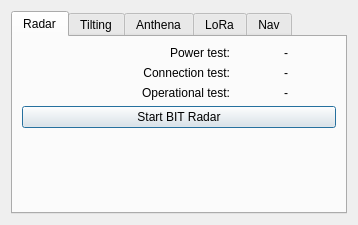
<?xml version="1.0" encoding="UTF-8"?>
<ui version="4.0">
 <class>DialogBIT</class>
 <widget class="QDialog" name="DialogBIT">
  <property name="geometry">
   <rect>
    <x>0</x>
    <y>0</y>
    <width>358</width>
    <height>225</height>
   </rect>
  </property>
  <property name="sizePolicy">
   <sizepolicy hsizetype="Fixed" vsizetype="Fixed">
    <horstretch>0</horstretch>
    <verstretch>0</verstretch>
   </sizepolicy>
  </property>
  <property name="minimumSize">
   <size>
    <width>330</width>
    <height>220</height>
   </size>
  </property>
  <property name="maximumSize">
   <size>
    <width>360</width>
    <height>230</height>
   </size>
  </property>
  <property name="windowTitle">
   <string>Subsitems BIT</string>
  </property>
  <layout class="QVBoxLayout" name="verticalLayout">
   <item>
    <widget class="QTabWidget" name="tabWidget">
     <property name="currentIndex">
      <number>0</number>
     </property>
     <widget class="QWidget" name="tab">
      <attribute name="title">
       <string>Radar</string>
      </attribute>
      <layout class="QVBoxLayout" name="verticalLayout_2">
       <item>
        <layout class="QHBoxLayout" name="horizontalLayout_40">
         <item>
          <widget class="QLabel" name="label_5">
           <property name="text">
            <string>Power test:</string>
           </property>
           <property name="alignment">
            <set>Qt::AlignRight|Qt::AlignTrailing|Qt::AlignVCenter</set>
           </property>
          </widget>
         </item>
         <item>
          <widget class="QLabel" name="labelRadarPowerTest">
           <property name="maximumSize">
            <size>
             <width>100</width>
             <height>16777215</height>
            </size>
           </property>
           <property name="text">
            <string>-</string>
           </property>
           <property name="alignment">
            <set>Qt::AlignCenter</set>
           </property>
          </widget>
         </item>
        </layout>
       </item>
       <item>
        <layout class="QHBoxLayout" name="horizontalLayout_41">
         <item>
          <widget class="QLabel" name="label_6">
           <property name="text">
            <string>Connection test:</string>
           </property>
           <property name="alignment">
            <set>Qt::AlignRight|Qt::AlignTrailing|Qt::AlignVCenter</set>
           </property>
          </widget>
         </item>
         <item>
          <widget class="QLabel" name="labelRadarConnTest">
           <property name="maximumSize">
            <size>
             <width>100</width>
             <height>16777215</height>
            </size>
           </property>
           <property name="text">
            <string>-</string>
           </property>
           <property name="alignment">
            <set>Qt::AlignCenter</set>
           </property>
          </widget>
         </item>
        </layout>
       </item>
       <item>
        <layout class="QHBoxLayout" name="horizontalLayout_42">
         <item>
          <widget class="QLabel" name="label_7">
           <property name="text">
            <string>Operational test:</string>
           </property>
           <property name="alignment">
            <set>Qt::AlignRight|Qt::AlignTrailing|Qt::AlignVCenter</set>
           </property>
          </widget>
         </item>
         <item>
          <widget class="QLabel" name="labelRadarOpTest">
           <property name="maximumSize">
            <size>
             <width>100</width>
             <height>16777215</height>
            </size>
           </property>
           <property name="text">
            <string>-</string>
           </property>
           <property name="alignment">
            <set>Qt::AlignCenter</set>
           </property>
          </widget>
         </item>
        </layout>
       </item>
       <item>
        <widget class="QPushButton" name="pushButtonBITRadar">
         <property name="text">
          <string>Start BIT Radar</string>
         </property>
        </widget>
       </item>
       <item>
        <spacer name="verticalSpacer_5">
         <property name="orientation">
          <enum>Qt::Vertical</enum>
         </property>
         <property name="sizeHint" stdset="0">
          <size>
           <width>20</width>
           <height>40</height>
          </size>
         </property>
        </spacer>
       </item>
      </layout>
     </widget>
     <widget class="QWidget" name="tab_2">
      <attribute name="title">
       <string>Tilting</string>
      </attribute>
      <layout class="QVBoxLayout" name="verticalLayout_3">
       <item>
        <layout class="QHBoxLayout" name="horizontalLayout_44">
         <item>
          <widget class="QLabel" name="label_9">
           <property name="text">
            <string>Power test:</string>
           </property>
           <property name="alignment">
            <set>Qt::AlignRight|Qt::AlignTrailing|Qt::AlignVCenter</set>
           </property>
          </widget>
         </item>
         <item>
          <widget class="QLabel" name="labelTiltingPowerTest">
           <property name="maximumSize">
            <size>
             <width>100</width>
             <height>16777215</height>
            </size>
           </property>
           <property name="text">
            <string>-</string>
           </property>
           <property name="alignment">
            <set>Qt::AlignCenter</set>
           </property>
          </widget>
         </item>
        </layout>
       </item>
       <item>
        <layout class="QHBoxLayout" name="horizontalLayout_43">
         <item>
          <widget class="QLabel" name="label_8">
           <property name="text">
            <string>Connection test:</string>
           </property>
           <property name="alignment">
            <set>Qt::AlignRight|Qt::AlignTrailing|Qt::AlignVCenter</set>
           </property>
          </widget>
         </item>
         <item>
          <widget class="QLabel" name="labelTiltingConTest">
           <property name="maximumSize">
            <size>
             <width>100</width>
             <height>16777215</height>
            </size>
           </property>
           <property name="text">
            <string>-</string>
           </property>
           <property name="alignment">
            <set>Qt::AlignCenter</set>
           </property>
          </widget>
         </item>
        </layout>
       </item>
       <item>
        <layout class="QHBoxLayout" name="horizontalLayout_45">
         <item>
          <widget class="QLabel" name="label_10">
           <property name="text">
            <string>Operational test:</string>
           </property>
           <property name="alignment">
            <set>Qt::AlignRight|Qt::AlignTrailing|Qt::AlignVCenter</set>
           </property>
          </widget>
         </item>
         <item>
          <widget class="QLabel" name="labelTiltingOpTest">
           <property name="maximumSize">
            <size>
             <width>100</width>
             <height>16777215</height>
            </size>
           </property>
           <property name="text">
            <string>-</string>
           </property>
           <property name="alignment">
            <set>Qt::AlignCenter</set>
           </property>
          </widget>
         </item>
        </layout>
       </item>
       <item>
        <widget class="QPushButton" name="pushButtonBITTilting">
         <property name="text">
          <string>Start BIT Tilting</string>
         </property>
        </widget>
       </item>
       <item>
        <spacer name="verticalSpacer_4">
         <property name="orientation">
          <enum>Qt::Vertical</enum>
         </property>
         <property name="sizeHint" stdset="0">
          <size>
           <width>20</width>
           <height>40</height>
          </size>
         </property>
        </spacer>
       </item>
      </layout>
     </widget>
     <widget class="QWidget" name="tab_3">
      <attribute name="title">
       <string>Anthena</string>
      </attribute>
      <layout class="QVBoxLayout" name="verticalLayout_4">
       <item>
        <layout class="QHBoxLayout" name="horizontalLayout_51">
         <item>
          <widget class="QLabel" name="label_16">
           <property name="text">
            <string>Power test:</string>
           </property>
           <property name="alignment">
            <set>Qt::AlignRight|Qt::AlignTrailing|Qt::AlignVCenter</set>
           </property>
          </widget>
         </item>
         <item>
          <widget class="QLabel" name="labelAnthSWPowerTest">
           <property name="maximumSize">
            <size>
             <width>100</width>
             <height>16777215</height>
            </size>
           </property>
           <property name="text">
            <string>-</string>
           </property>
           <property name="alignment">
            <set>Qt::AlignCenter</set>
           </property>
          </widget>
         </item>
        </layout>
       </item>
       <item>
        <layout class="QHBoxLayout" name="horizontalLayout_49">
         <item>
          <widget class="QLabel" name="label_14">
           <property name="text">
            <string>Connection test:</string>
           </property>
           <property name="alignment">
            <set>Qt::AlignRight|Qt::AlignTrailing|Qt::AlignVCenter</set>
           </property>
          </widget>
         </item>
         <item>
          <widget class="QLabel" name="labelAnthSWConTest">
           <property name="maximumSize">
            <size>
             <width>100</width>
             <height>16777215</height>
            </size>
           </property>
           <property name="text">
            <string>-</string>
           </property>
           <property name="alignment">
            <set>Qt::AlignCenter</set>
           </property>
          </widget>
         </item>
        </layout>
       </item>
       <item>
        <layout class="QHBoxLayout" name="horizontalLayout_50">
         <item>
          <widget class="QLabel" name="label_15">
           <property name="text">
            <string>Operational test:</string>
           </property>
           <property name="alignment">
            <set>Qt::AlignRight|Qt::AlignTrailing|Qt::AlignVCenter</set>
           </property>
          </widget>
         </item>
         <item>
          <widget class="QLabel" name="labelAnthSWOpTest">
           <property name="maximumSize">
            <size>
             <width>100</width>
             <height>16777215</height>
            </size>
           </property>
           <property name="text">
            <string>-</string>
           </property>
           <property name="alignment">
            <set>Qt::AlignCenter</set>
           </property>
          </widget>
         </item>
        </layout>
       </item>
       <item>
        <widget class="QPushButton" name="pushButtonBITAnthenaSW">
         <property name="text">
          <string>Start BIT Anthena</string>
         </property>
        </widget>
       </item>
       <item>
        <spacer name="verticalSpacer_3">
         <property name="orientation">
          <enum>Qt::Vertical</enum>
         </property>
         <property name="sizeHint" stdset="0">
          <size>
           <width>20</width>
           <height>40</height>
          </size>
         </property>
        </spacer>
       </item>
      </layout>
     </widget>
     <widget class="QWidget" name="tab_4">
      <attribute name="title">
       <string>LoRa</string>
      </attribute>
      <layout class="QVBoxLayout" name="verticalLayout_5">
       <item>
        <layout class="QHBoxLayout" name="horizontalLayout_54">
         <item>
          <widget class="QLabel" name="label_19">
           <property name="text">
            <string>Power test:</string>
           </property>
           <property name="alignment">
            <set>Qt::AlignRight|Qt::AlignTrailing|Qt::AlignVCenter</set>
           </property>
          </widget>
         </item>
         <item>
          <widget class="QLabel" name="labelLoraPowerTest">
           <property name="maximumSize">
            <size>
             <width>100</width>
             <height>16777215</height>
            </size>
           </property>
           <property name="text">
            <string>-</string>
           </property>
           <property name="alignment">
            <set>Qt::AlignCenter</set>
           </property>
          </widget>
         </item>
        </layout>
       </item>
       <item>
        <layout class="QHBoxLayout" name="horizontalLayout_52">
         <item>
          <widget class="QLabel" name="label_17">
           <property name="text">
            <string>Connection test:</string>
           </property>
           <property name="alignment">
            <set>Qt::AlignRight|Qt::AlignTrailing|Qt::AlignVCenter</set>
           </property>
          </widget>
         </item>
         <item>
          <widget class="QLabel" name="labelLoraConTest">
           <property name="maximumSize">
            <size>
             <width>100</width>
             <height>16777215</height>
            </size>
           </property>
           <property name="text">
            <string>-</string>
           </property>
           <property name="alignment">
            <set>Qt::AlignCenter</set>
           </property>
          </widget>
         </item>
        </layout>
       </item>
       <item>
        <layout class="QHBoxLayout" name="horizontalLayout_53">
         <item>
          <widget class="QLabel" name="label_18">
           <property name="text">
            <string>Operational test:</string>
           </property>
           <property name="alignment">
            <set>Qt::AlignRight|Qt::AlignTrailing|Qt::AlignVCenter</set>
           </property>
          </widget>
         </item>
         <item>
          <widget class="QLabel" name="labelLoraOpTest">
           <property name="maximumSize">
            <size>
             <width>100</width>
             <height>16777215</height>
            </size>
           </property>
           <property name="text">
            <string>-</string>
           </property>
           <property name="alignment">
            <set>Qt::AlignCenter</set>
           </property>
          </widget>
         </item>
        </layout>
       </item>
       <item>
        <widget class="QPushButton" name="pushButtonBITLora">
         <property name="text">
          <string>Start BIT LoRa</string>
         </property>
        </widget>
       </item>
       <item>
        <spacer name="verticalSpacer_2">
         <property name="orientation">
          <enum>Qt::Vertical</enum>
         </property>
         <property name="sizeHint" stdset="0">
          <size>
           <width>20</width>
           <height>40</height>
          </size>
         </property>
        </spacer>
       </item>
      </layout>
     </widget>
     <widget class="QWidget" name="tab_5">
      <attribute name="title">
       <string>Nav</string>
      </attribute>
      <layout class="QVBoxLayout" name="verticalLayout_6">
       <item>
        <layout class="QHBoxLayout" name="horizontalLayout_57">
         <item>
          <widget class="QLabel" name="label_22">
           <property name="text">
            <string>Power test:</string>
           </property>
           <property name="alignment">
            <set>Qt::AlignRight|Qt::AlignTrailing|Qt::AlignVCenter</set>
           </property>
          </widget>
         </item>
         <item>
          <widget class="QLabel" name="labelNavPowerTest">
           <property name="maximumSize">
            <size>
             <width>100</width>
             <height>16777215</height>
            </size>
           </property>
           <property name="text">
            <string>-</string>
           </property>
           <property name="alignment">
            <set>Qt::AlignCenter</set>
           </property>
          </widget>
         </item>
        </layout>
       </item>
       <item>
        <layout class="QHBoxLayout" name="horizontalLayout_55">
         <item>
          <widget class="QLabel" name="label_20">
           <property name="text">
            <string>Connection test:</string>
           </property>
           <property name="alignment">
            <set>Qt::AlignRight|Qt::AlignTrailing|Qt::AlignVCenter</set>
           </property>
          </widget>
         </item>
         <item>
          <widget class="QLabel" name="labelNavConTest">
           <property name="maximumSize">
            <size>
             <width>100</width>
             <height>16777215</height>
            </size>
           </property>
           <property name="text">
            <string>-</string>
           </property>
           <property name="alignment">
            <set>Qt::AlignCenter</set>
           </property>
          </widget>
         </item>
        </layout>
       </item>
       <item>
        <layout class="QHBoxLayout" name="horizontalLayout_59">
         <item>
          <widget class="QLabel" name="label_24">
           <property name="text">
            <string>Operational test:</string>
           </property>
           <property name="alignment">
            <set>Qt::AlignRight|Qt::AlignTrailing|Qt::AlignVCenter</set>
           </property>
          </widget>
         </item>
         <item>
          <widget class="QLabel" name="labelNavOpTest">
           <property name="maximumSize">
            <size>
             <width>100</width>
             <height>16777215</height>
            </size>
           </property>
           <property name="text">
            <string>-</string>
           </property>
           <property name="alignment">
            <set>Qt::AlignCenter</set>
           </property>
          </widget>
         </item>
        </layout>
       </item>
       <item>
        <layout class="QHBoxLayout" name="horizontalLayout_60">
         <item>
          <widget class="QLabel" name="label_25">
           <property name="text">
            <string>GPS valid test:</string>
           </property>
           <property name="alignment">
            <set>Qt::AlignRight|Qt::AlignTrailing|Qt::AlignVCenter</set>
           </property>
          </widget>
         </item>
         <item>
          <widget class="QLabel" name="labelNavGPSValidTest">
           <property name="maximumSize">
            <size>
             <width>100</width>
             <height>16777215</height>
            </size>
           </property>
           <property name="text">
            <string>-</string>
           </property>
           <property name="alignment">
            <set>Qt::AlignCenter</set>
           </property>
          </widget>
         </item>
        </layout>
       </item>
       <item>
        <layout class="QHBoxLayout" name="horizontalLayout_56">
         <item>
          <widget class="QLabel" name="label_21">
           <property name="text">
            <string>Heading valid test:</string>
           </property>
           <property name="alignment">
            <set>Qt::AlignRight|Qt::AlignTrailing|Qt::AlignVCenter</set>
           </property>
          </widget>
         </item>
         <item>
          <widget class="QLabel" name="labelNavHdtValidTest">
           <property name="maximumSize">
            <size>
             <width>100</width>
             <height>16777215</height>
            </size>
           </property>
           <property name="text">
            <string>-</string>
           </property>
           <property name="alignment">
            <set>Qt::AlignCenter</set>
           </property>
          </widget>
         </item>
        </layout>
       </item>
       <item>
        <widget class="QPushButton" name="pushButtonBITNav">
         <property name="text">
          <string>Start BIT Nav</string>
         </property>
        </widget>
       </item>
       <item>
        <spacer name="verticalSpacer">
         <property name="orientation">
          <enum>Qt::Vertical</enum>
         </property>
         <property name="sizeHint" stdset="0">
          <size>
           <width>20</width>
           <height>40</height>
          </size>
         </property>
        </spacer>
       </item>
      </layout>
     </widget>
    </widget>
   </item>
  </layout>
 </widget>
 <resources/>
 <connections/>
</ui>
